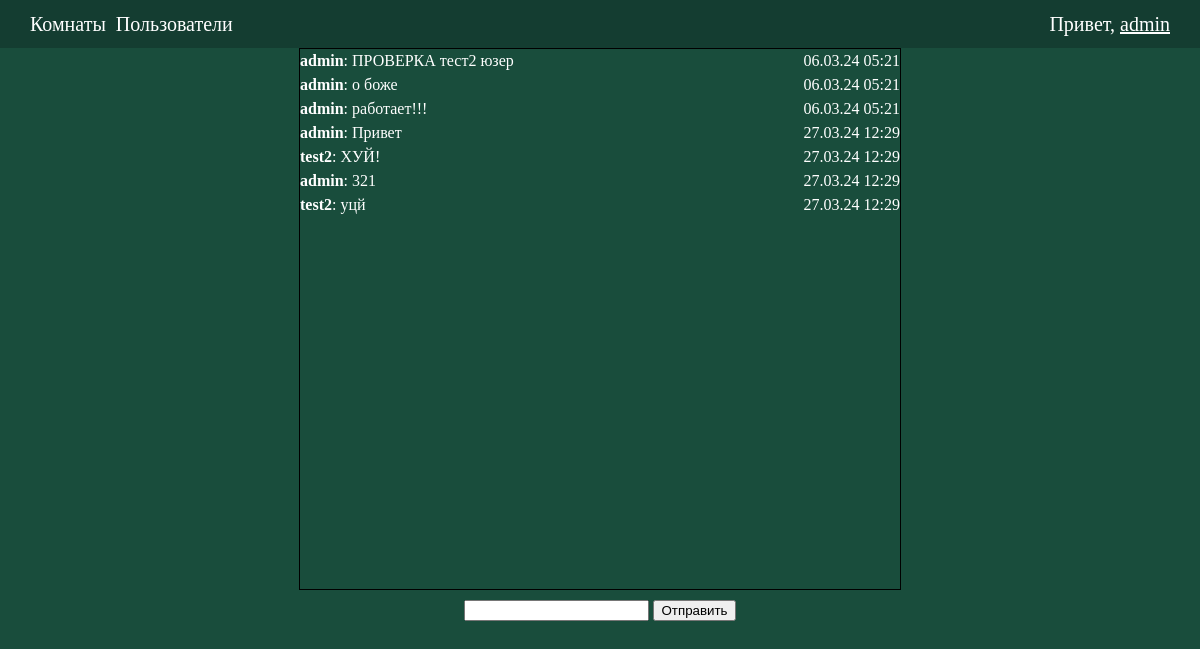
The app's page /chats/test2 (signed in) with its own data.
### social/models.py (models this page shows)
class Message(models.Model):
    text = models.TextField()
    sender = models.ForeignKey(User, on_delete=models.CASCADE)
    room = models.ForeignKey(Room, on_delete=models.CASCADE)
    time = models.DateTimeField(auto_now_add=True)
    class Meta:
        ordering = ('time',)

### social/views.py (the view)
# urls.py: path('chats/<slug:username>', usertouserchat, name='usertouserchat'),
@login_required
def usertouserchat(request, username):
    chat = Room.objects.filter(ischat=True, members=request.user).filter(members=User.objects.get(username=username)).first()
    if not chat:
        chat = Room.objects.create(ischat=True).members.add(request.user, User.objects.get(username=username))
    messages = Message.objects.filter(room=chat)
    context = {
        'title': f'Чат с {username}',
        'messages': messages,
        'chat_id': chat.id,
    }
    return render(request, 'chat.html', context)

### social/templates/chat.html (shortened to what this page needs)
{% extends 'base.html' %}
{% load static %}
{% block content %}
<div class="chatcontainer">
    <div class="listmsgs">
        {% for message in messages %}
            <div class="divmessage">
                <div class="messagetext">
                    <p><b>{{message.sender}}</b>: {{message.text}}</p>
                </div>
                <div class="messagetime">
                    <p>{{message.time|date:"d.m.y H:i" }}</p>
                </div>
            </div>
        {% endfor %}
    </div>
    <div class="sendmsgdiv">
        <form method="" onsubmit="return false;">
            <input id="msgtxt" name="textmsg" autocomplete="off"  >
            <button id="btn" type="submit">Отправить</button>
        </form>
    </div>
</div>
{% endblock %}

### social/templates/base.html (shortened to what this page needs)
{% load static %}
<html>
<head>
    <link rel="stylesheet" href="{%static 'social/styles.css'%}">
</head>
<body>
<div class="nav">
    <div class="navleft">
        <p><a href="{%url 'rooms'%}">Комнаты</a></p>
        <p><a href="{%url 'accounts'%}">Пользователи</a></p>
    </div>
    <div class="navright">
        {% if user.is_authenticated  %}
            <p>Привет, <a href="{%url 'profile' user.username%}">{{user}}</a></p>
        {% else %}
            <p><a href="{% url 'account_login'%}">Войти</a></p>
        {% endif %}
    </div>
</div>
{% block content %}
{% endblock %}
</body>
</html>

### static/social/styles.css (style rules this page uses)
html { width: 100%; height: 100%; }
body { background-color: #194D3C; margin:0px; width:100%; height: 100%; }
p, label { color: white; }
a { color:white; }
.nav { display:flex; background-color: #143D31; margin:0px; justify-content: space-between; align-items: center; height: 6%; }
.nav p { font-size:20px }
.navleft { margin-left:30px; display:flex; }
.navleft p { margin-right:10px; }
.navleft a { text-decoration:none; }
.navright { margin-right:30px; }
.chatcontainer { display: flex; align-items: center; justify-content: flex-start; flex-direction: column; height: 90%; }
.listmsgs { width: 50%; height: 75%; border: solid 1px; overflow-y: auto }
.sendmsgdiv { width: 35%; margin-top:10px; display:flex; justify-content: center; }
.divmessage { display: flex; justify-content: space-between; }
.messagetime { width:25%; }
.messagetime p { margin: 3px 0px 3px 0px; text-align: right; }
.messagetext { width:75%; }
.messagetext p { margin: 3px 0px 3px 0px; }

### records on screen
Message: sender "admin", text "ПРОВЕРКА тест2 юзер", time "06.03.24 05:21"
Message: sender "admin", text "о боже", time "06.03.24 05:21"
Message: sender "admin", text "работает!!!", time "06.03.24 05:21"
Message: sender "admin", text "Привет", time "27.03.24 12:29"
Message: sender "test2", text "ХУЙ!", time "27.03.24 12:29"
Message: sender "admin", text "321", time "27.03.24 12:29"
Message: sender "test2", text "уцй", time "27.03.24 12:29"

### other values on screen
{{ user }} "admin"
